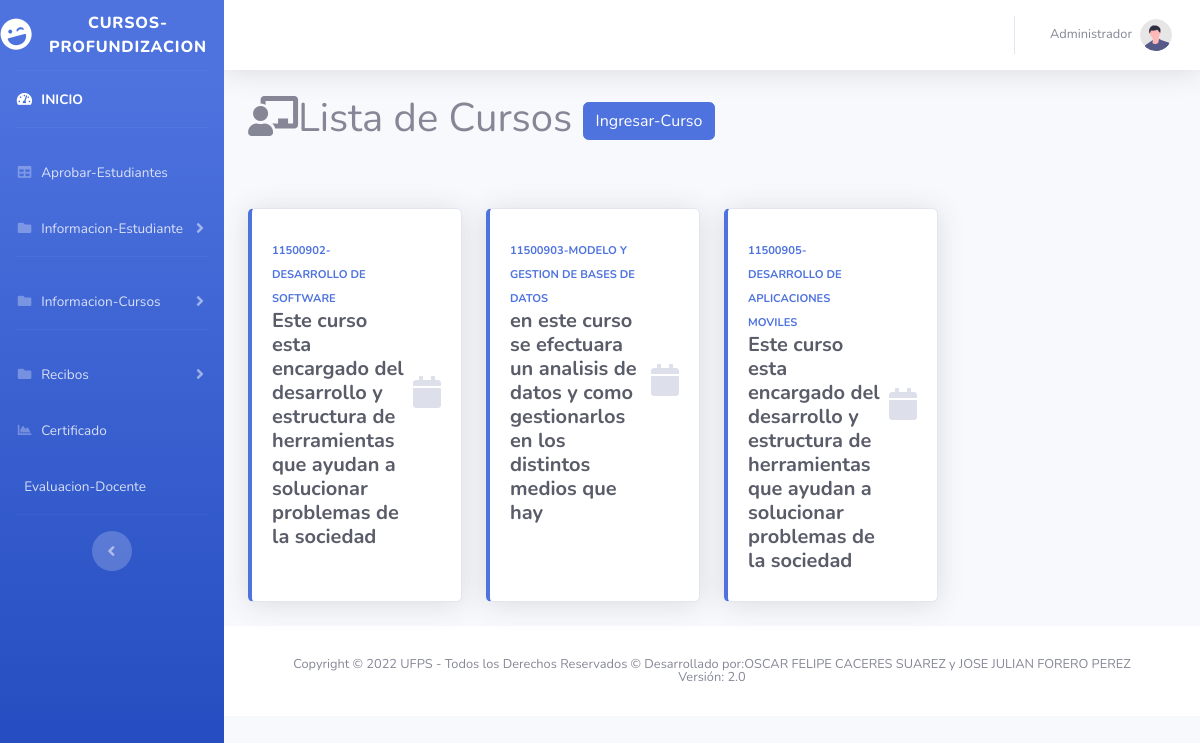
/Vista/Paginas-Admin/Cursos.php, run on the app's committed database.
### tables this page shows
CREATE TABLE `curso` (
  `codigo` int(11) NOT NULL,
  `nombre` text NOT NULL,
  `descripcion` text NOT NULL,
  `precio` double NOT NULL
);

### Vista/Paginas-Admin/Cursos.php (the view, shortened to what this page needs)
<?php
    include ("../../Modelo/Conexion/conexion.php");
?>
<!DOCTYPE html>
<html lang="en">
<head>
<link href="https://cdn.jsdelivr.net/npm/bootstrap@5.3.0-alpha3/dist/css/bootstrap.min.css" rel="stylesheet">
    <link rel="stylesheet" type="text/css" href="../css/style.css">
    <link rel="stylesheet" type="text/css" href="../css/main.css">
    <link href="../vendor/fontawesome-free/css/all.min.css" rel="stylesheet" type="text/css">
    <link href="../css/sb-admin-2.min.css" rel="stylesheet">
</head>
<body id="page-top">
    <div id="wrapper">
        <ul class="navbar-nav bg-gradient-primary sidebar sidebar-dark accordion" id="accordionSidebar">
            <a class="sidebar-brand d-flex align-items-center justify-content-center" href="../../index.php">
                <div class="sidebar-brand-icon rotate-n-15">
                    <i class="fas fa-laugh-wink"></i>
                </div>
                <div class="sidebar-brand-text mx-3">Cursos-Profundizacion</div>
            </a>
            <hr class="sidebar-divider my-0">
            <li class="nav-item active">
                <a class="nav-link" href="../../index.php">
                    <i class="fas fa-fw fa-tachometer-alt"></i>
                    <span>INICIO</span></a>
            </li>
            <hr class="sidebar-divider">
                    <li class="nav-item">
                        <a class="nav-link" href="Aprobar-Estudiante.php">
                            <i class="fas fa-fw fa-table"></i>
                            <span>Aprobar-Estudiantes</span>
                        </a>
                    </li>
            <li class="nav-item">
                <a class="nav-link collapsed" href="#" data-toggle="collapse" data-target="#collapseUtilities"
                    aria-expanded="true" aria-controls="collapseUtilities">
                    <i class="fas fa-fw fa-folder"></i>
                    <span>Informacion-Estudiante</span>
                </a>
            </li>
            <hr class="sidebar-divider">
                        <li class="nav-item">
                            <a class="nav-link collapsed" href="#" data-toggle="collapse" data-target="#collapseTwo"
                            aria-expanded="true" aria-controls="collapseTwo">
                                <i class="fas fa-fw fa-folder"></i>
                                <span>Informacion-Cursos</span>
                            </a>
                        </li>
             <hr class="sidebar-divider">
                        <li class="nav-item">
                            <a class="nav-link collapsed" href="#" data-toggle="collapse" data-target="#collapsePages"
                                aria-expanded="true" aria-controls="collapsePages">
                                <i class="fas fa-fw fa-folder"></i>
                                <span>Recibos</span>
                            </a>
                        </li>
                        <li class="nav-item">
                            <a class="nav-link" href="Certificado.php">
                                <i class="fas fa-fw fa-chart-area"></i>
                                <span>Certificado</span>
                            </a>
                        </li>
                        <li class="nav-item">
                            <a class="nav-link" href="#">
                                <span>Evaluacion-Docente</span>
                            </a>
                        </li>
            <hr class="sidebar-divider d-none d-md-block">
            <div class="text-center d-none d-md-inline">
                <button class="rounded-circle border-0" id="sidebarToggle"></button>
            </div>
        </ul>
        <div id="content-wrapper" class="d-flex flex-column">
            <div id="content">
                <nav class="navbar navbar-expand navbar-light bg-white topbar mb-4 static-top shadow">
                    <ul class="navbar-nav ml-auto">
                                    <li class="nav-item dropdown no-arrow">
                                        <a class="nav-link dropdown-toggle" href="#" id="userDropdown" role="button"
                                            data-toggle="dropdown" aria-haspopup="true" aria-expanded="false">
                                            <span class="mr-2 d-none d-lg-inline text-gray-600 small">&nbsp;&nbsp;Administrador</span>
                                            <img class="img-profile rounded-circle"
                                                src="../img/undraw_profile.svg">
                                        </a>
                                    </li>
                    </ul>
                </nav>
                <div class="container-fluid">
<div class="d-sm-flex align-items-center justify-content-between mb-4">
        <div>
        <h1>
          <i class="app-menu fas fa-chalkboard-teacher"></i>Lista de Cursos
          <button type="button" class="btn btn-primary" data-bs-toggle="modal" data-bs-target="#staticBackdrop">
            Ingresar-Curso
            </button>
          </h1>
        </div>
</div>
<div class="row" style="display: flex;">
                                                <?php
                                                $sql = "SELECT codigo, nombre , descripcion  FROM curso ";
                                                    $resultada = mysqli_query($conexion,$sql);
                                                    while($mostrar=mysqli_fetch_array($resultada) ){
                                                ?>
                <div class="col-xl-3 col-md-6 mb-4">
                    <div class="card border-left-primary shadow h-100 py-2">
                        <div class="card-body">
                            <div class="row no-gutters align-items-center">
                                <div class="col mr-2">
                                    <a class="text-xs font-weight-bold text-primary text-uppercase mb-1"
                                        href="Modulos.php?idcurso=<?php echo $mostrar['codigo'] ?>">
                                        <?php echo $mostrar['codigo']?>-<?php echo $mostrar['nombre']?></a>
                                    <div class="h5 mb-0 font-weight-bold text-gray-800"><?php echo $mostrar['descripcion']?></div>
                                </div>
                                <div class="col-auto">
                                    <i class="fas fa-calendar fa-2x text-gray-300"></i>
                                </div>
                            </div>
                        </div>
                    </div>
                </div>
           <?php
                                                 }
                                        ?>
                                        </div>
</div>
            <footer class="sticky-footer bg-white">
                <div class="container my-auto">
                    <div class="copyright text-center my-auto">
                        <span>Copyright © 2022 UFPS - Todos los Derechos Reservados &copy;  Desarrollado por:OSCAR FELIPE CACERES SUAREZ y JOSE JULIAN FORERO PEREZ <br>
                            Versión: 2.0
                        </span>
                    </div>
                </div>
            </footer>
        </div>
    </div>
</body>
</html>

### data on the page
curso: codigo "11500902", nombre "DESARROLLO DE SOFTWARE", descripcion "Este curso esta encargado del desarrollo y estructura de herramientas que ayudan a solucionar problemas de la sociedad"
curso: codigo "11500903", nombre "MODELO Y GESTION DE BASES DE DATOS", descripcion "en este curso se efectuara un analisis de datos y como gestionarlos en los distintos medios que hay"
curso: codigo "11500905", nombre "DESARROLLO DE APLICACIONES MOVILES", descripcion "Este curso esta encargado del desarrollo y estructura de herramientas que ayudan a solucionar problemas de la sociedad"
